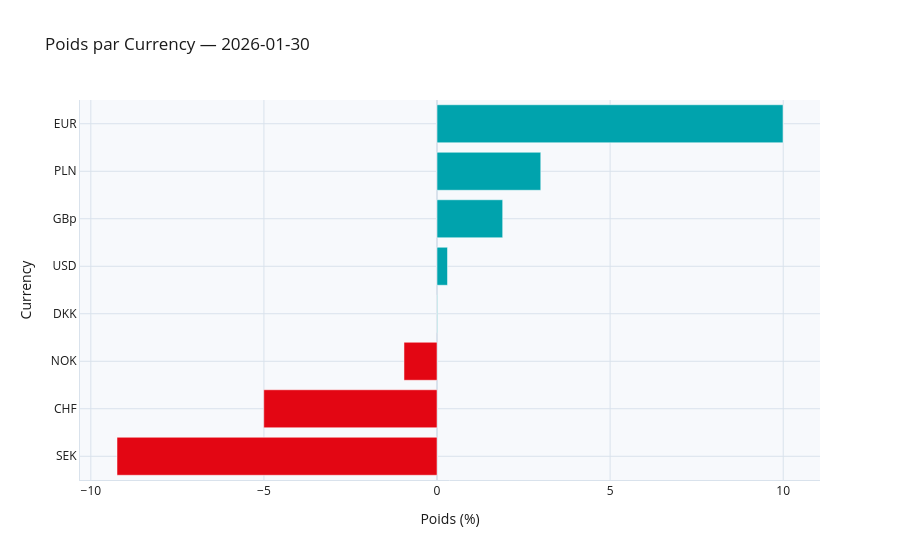

Here is the notebook cell this chart was saved with:
### Code cell
comp_charts["Currency"].show()

### Figure 1 — Plotly figure (JSON) as saved in the notebook; plotly's stock layout.template omitted (floating-point values rounded to 4 significant figures)
{"data": [{"marker": {"color": ["#E30613", "#E30613", "#E30613", "#00A3AD", "#00A3AD", "#00A3AD", "#00A3AD", "#00A3AD"]}, "orientation": "h", "type": "bar", "x": [-9.244, -5.004, -0.9543, 0.01179, 0.3031, 1.897, 2.997, 9.994], "y": ["SEK", "CHF", "NOK", "DKK", "USD", "GBp", "PLN", "EUR"]}], "layout": {"font": {"color": "#1A1A1A"}, "paper_bgcolor": "white", "plot_bgcolor": "#F7F9FC", "title": {"text": "Poids par Currency — 2026-01-30"}, "xaxis": {"gridcolor": "#D9E2EC", "linecolor": "#D9E2EC", "title": {"text": "Poids (%)"}, "zerolinecolor": "#D9E2EC"}, "yaxis": {"gridcolor": "#D9E2EC", "linecolor": "#D9E2EC", "title": {"text": "Currency"}, "zerolinecolor": "#D9E2EC"}}}
